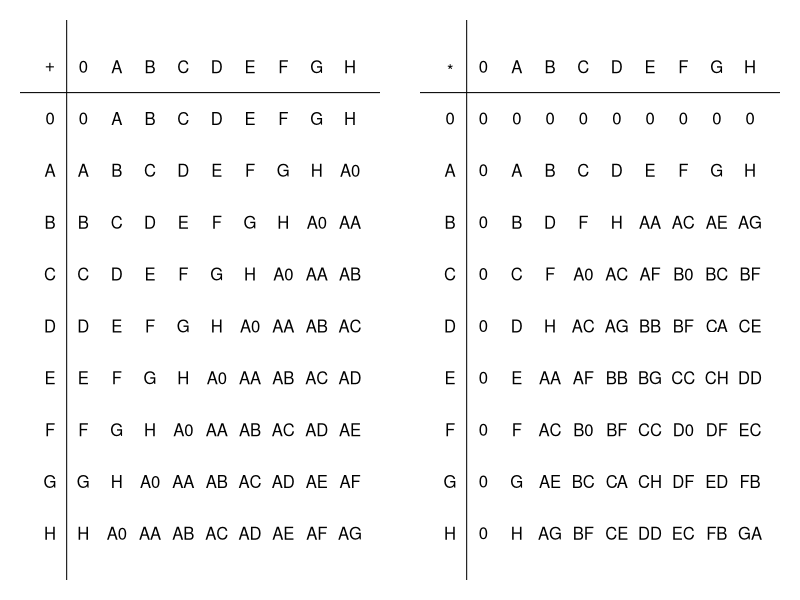

The R source for this figure:
## ---- chunk 1
options(scipen=99)
b = sample(c(5,6,7,8,9),1)
s = c("0",LETTERS[1:(b-1)])

adig = function(n,b=b){
    if(n>0){
        greatest_pow = floor(log(n)/log(b))
    } else {
        return(0)
    }
    tot = n
    digs = numeric()
    for(i in greatest_pow:0){
        dig = tot %/% (b^i)
        digs = c(digs,dig)
        tot = tot-dig*b^i
    }
    return(digs)
}

while(T){
    ns = sample(50:200,2)
    n1 = ns[1]
    n2 = ns[2]
    ad1 = adig(n1,b)
    ad2 = adig(n2,b)
    ad3 = adig(n1*n2,b)
    # print(n1)
    # print(ad1)
    # print(n2)
    # print(ad2)
    # print(ad1==0)
    # print(ad2==0)
    if(sum(ad1==0)+sum(ad2==0)<2){break}
}


# while(T){
#     ns = sample(100:500,2)
#     n1 = ns[1]
#     n2 = ns[2]
#     ad1 = adig(n1,b)
#     ad2 = adig(n2,b)
#     maxlength = max(length(ad1),length(ad2))
#     ad3 = numeric()
#     for(i in 1:maxlength){
#         ad1i = 0
#         ad2i = 0
#         if(length(ad1)-i+1>0){
#             ad1i = ad1[length(ad1)-i+1]
#         }
#         if(length(ad2)-i+1>0){
#             ad2i = ad2[length(ad2)-i+1]
#         }
#         ad3 = c(ad3,ad1i+ad2i)
#     }
#     if(abs(diff(ns))>50 && sum(ad3>b)>0){
#         break
#     }
# }
# 
an1 = paste0(s[adig(n1,b)+1],collapse="")
an2 = paste0(s[adig(n2,b)+1],collapse="")
an3 = paste0(s[adig(n1*n2,b)+1],collapse="")

ss1 = s[adig(n1,b)+1]
ss2 = s[adig(n2,b)+1]
ss3 = s[adig(n1*n2,b)+1]


## ---- chunk 2
par(mar=c(1,1,1,1),mfrow=c(1,2))
plot(0,0,"n",xlim=c(0,b+1),ylim=c(0,b+1),axes=F,ann=F)
abline(h=b)
abline(v=1)
text(0.5,b+0.5,"+")
for(i in 1:b){
    text(i+0.5,b+0.5,s[i])
    text(0.5,b-i+0.5,s[i])
}
for(i in 1:b){
    for(j in 1:b){
        text(i+0.5,b-j+0.5,paste0(s[adig(i+j-2,b)+1],collapse=""))
    }
}

par(mar=c(1,1,1,1))
plot(0,0,"n",xlim=c(0,b+1),ylim=c(0,b+1),axes=F,ann=F)
abline(h=b)
abline(v=1)
text(0.5,b+0.5,"*")
for(i in 1:b){
    text(i+0.5,b+0.5,s[i])
    text(0.5,b-i+0.5,s[i])
}
for(i in 1:b){
    for(j in 1:b){
        text(i+0.5,b-j+0.5,paste0(s[adig((i-1)*(j-1),b)+1],collapse=""))
    }
}
